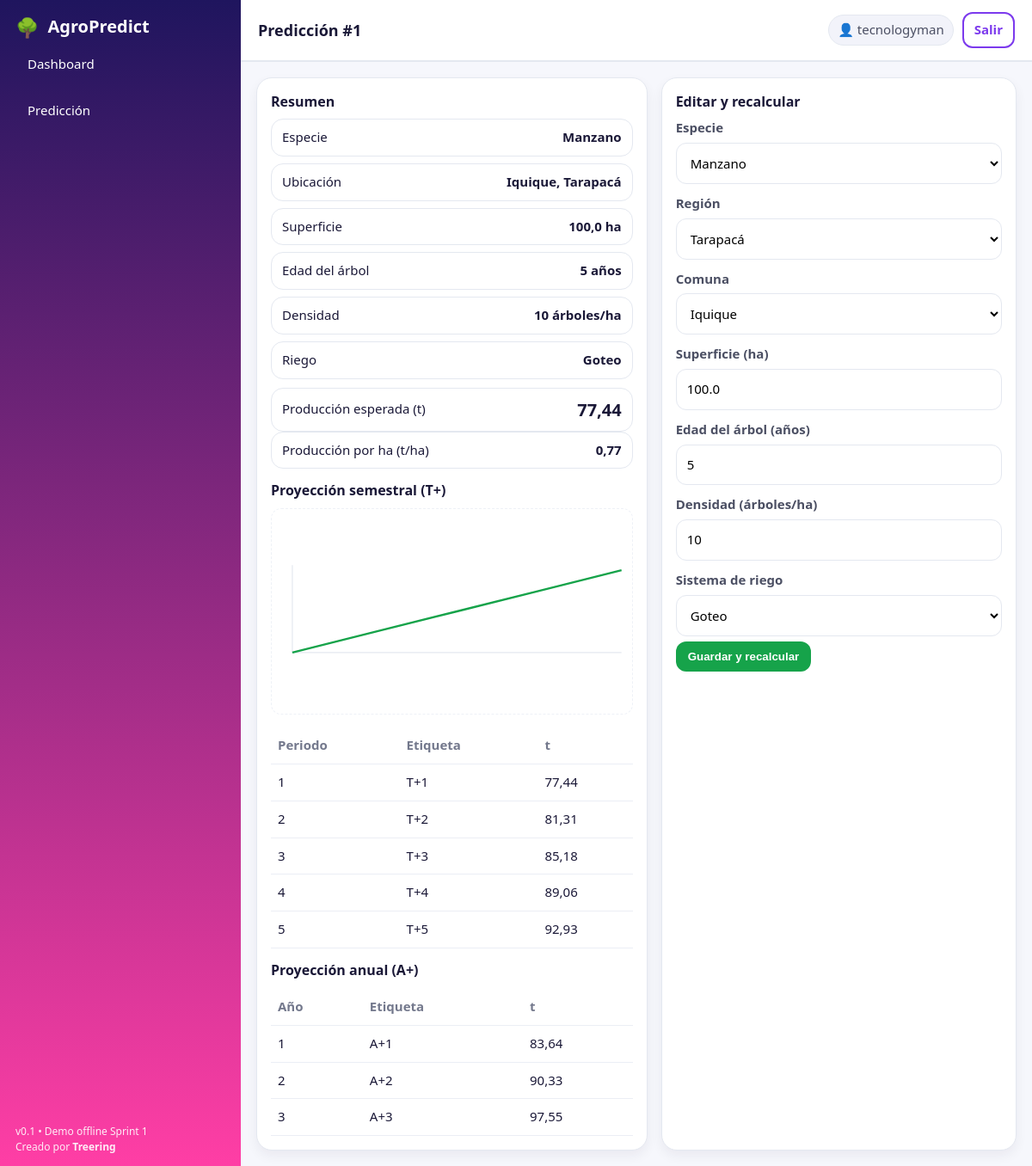
Page /prediccion/1/ (signed in) on the committed database.
### core/models.py (models this page shows, shortened)
class Prediccion(models.Model):
    usuario = models.ForeignKey(settings.AUTH_USER_MODEL, on_delete=models.CASCADE)
    especie = models.CharField(max_length=16, choices=ESPECIES, default="MANZANO")
    region = models.CharField(max_length=32, choices=REGIONES)
    comuna = models.CharField(max_length=64)  # dependiente de región
    superficie_ha = models.FloatField()
    edad_arbol_anios = models.PositiveIntegerField()
    densidad_arboles_ha = models.PositiveIntegerField()
    sistema_riego = models.CharField(max_length=12, choices=SISTEMA_RIEGO, default="GOTEO")
    temp_prom_anual_c = models.FloatField(null=True, blank=True)
    precip_anual_mm = models.FloatField(null=True, blank=True)
    radiacion_anual_wm2 = models.FloatField(null=True, blank=True)
    produccion_esperada_t = models.FloatField()
    proyeccion_json = models.TextField()  # lista de 5 (semestral)
    creado = models.DateTimeField(auto_now_add=True)

### core/views.py (the view)
# urls.py: path('prediccion/<int:pk>/', core_views.prediccion_resultado, name='prediccion_resultado'),
@login_required
def prediccion_resultado(request, pk):
    p = get_object_or_404(Prediccion, pk=pk, usuario=request.user)
    if request.method == "POST":
        form = PrediccionForm(request.POST, instance=p)
        if form.is_valid():
            p = form.save(commit=False)
            prod, proy_sem, proy_anual = _baseline(
                p.superficie_ha,
                p.especie,
                p.edad_arbol_anios,
                p.densidad_arboles_ha,
                p.sistema_riego,
                p.comuna,
            )
            p.produccion_esperada_t = prod
            p.proyeccion_json = json.dumps({"semestral": proy_sem, "anual": proy_anual})
            p.save()
            return redirect("prediccion_resultado", pk=p.pk)
    else:
        form = PrediccionForm(instance=p)
    proy = json.loads(p.proyeccion_json) if p.proyeccion_json else {"semestral": [], "anual": []}
    proy_sem = proy.get("semestral", [])
    proy_anual = proy.get("anual", [])
    seq = proy_sem
    max_v = max(seq) if seq else 1
    min_v = min(seq) if seq else 0
    span = (max_v - min_v) or 1
    width, height = 700, 200
    left, right, top, bottom = 40, 20, 20, 20
    usable_w = width - left - right
    usable_h = height - top - bottom
    points = []
    for i, val in enumerate(seq or [0]):
        x = left + (usable_w * i / (len(seq) - 1 if len(seq) > 1 else 1))
        y = top + usable_h * (1 - ((val - min_v) / span))
        points.append(f"{x:.0f},{y:.0f}")
    points_str = " ".join(points)
    try:
        sup = float(p.superficie_ha or 0)
    except (TypeError, ValueError):
        sup = 0.0
    prod_por_ha = round((p.produccion_esperada_t or 0) / sup, 2) if sup > 0 else 0
    ctx = {
        "p": p,
        "form_edit": form,
        "proy_sem": proy_sem,
        "proy_anual": proy_anual,
        "points": points_str,
        "min_v": min_v,
        "max_v": max_v,
        "prod_por_ha": prod_por_ha,
    }
    return render(request, "core/prediccion_resultado.html", ctx)

### templates/core/prediccion_resultado.html (shortened to what this page needs)
{% extends 'base.html' %}
{% block top_title %}Predicción #{{ p.id }}{% endblock %}
{% block content %}
<div class="grid-2" style="grid-template-columns: 1.1fr 1fr; gap:16px;">
  <section class="panel">
    <h3 class="h3">Resumen</h3>
    <div class="grid-list">
      <div class="row-card"><span>Especie</span><b>{{ p.get_especie_display }}</b></div>
      <div class="row-card"><span>Ubicación</span><b>{{ p.comuna }}, {{ p.region }}</b></div>
      <div class="row-card"><span>Superficie</span><b>{{ p.superficie_ha }} ha</b></div>
      <div class="row-card"><span>Edad del árbol</span><b>{{ p.edad_arbol_anios }} años</b></div>
      <div class="row-card"><span>Densidad</span><b>{{ p.densidad_arboles_ha }} árboles/ha</b></div>
      <div class="row-card"><span>Riego</span><b>{{ p.get_sistema_riego_display }}</b></div>
    </div>
    <div class="row-card" style="margin-top:10px;">
      <span>Producción esperada (t)</span>
      <b class="big">{{ p.produccion_esperada_t }}</b>
    </div>
    <div class="row-card">
      <span>Producción por ha (t/ha)</span>
      <b>{{ prod_por_ha }}</b>
    </div>
    <h3 class="h3" style="margin-top:14px;">Proyección semestral (T+)</h3>
    <svg class="chart" viewBox="0 0 700 200">
      <line x1="40" y1="10" x2="40" y2="180" stroke="#E4E8F0" stroke-width="2"/>
      <line x1="40" y1="180" x2="680" y2="180" stroke="#E4E8F0" stroke-width="2"/>
      <polyline fill="none" stroke="var(--green)" stroke-width="4" points="{{ points }}"/>
    </svg>
    <table class="table">
      <thead><tr><th>Periodo</th><th>Etiqueta</th><th>t</th></tr></thead>
      <tbody>
        {% for v in proy_sem %}
          <tr><td>{{ forloop.counter }}</td><td>T+{{ forloop.counter }}</td><td>{{ v }}</td></tr>
        {% endfor %}
      </tbody>
    </table>
    <h3 class="h3" style="margin-top:14px;">Proyección anual (A+)</h3>
    <table class="table">
      <thead><tr><th>Año</th><th>Etiqueta</th><th>t</th></tr></thead>
      <tbody>
        {% for v in proy_anual %}
          <tr><td>{{ forloop.counter }}</td><td>A+{{ forloop.counter }}</td><td>{{ v }}</td></tr>
        {% endfor %}
      </tbody>
    </table>
  </section>
  <section class="panel">
    <h3 class="h3">Editar y recalcular</h3>
    <form method="post" class="form">
      <div class="form-grid" style="grid-template-columns:1fr;">
        <div class="form-control"><label>Especie</label>{{ form_edit.especie }}</div>
        <div class="form-control"><label>Región</label>{{ form_edit.region }}</div>
        <div class="form-control"><label>Comuna</label>{{ form_edit.comuna }}</div>
        <div class="form-control"><label>Superficie (ha)</label>{{ form_edit.superficie_ha }}</div>
        <div class="form-control"><label>Edad del árbol (años)</label>{{ form_edit.edad_arbol_anios }}</div>
        <div class="form-control"><label>Densidad (árboles/ha)</label>{{ form_edit.densidad_arboles_ha }}</div>
        <div class="form-control"><label>Sistema de riego</label>{{ form_edit.sistema_riego }}</div>
      </div>
      <div class="actions">
        <button class="btn" type="submit">Guardar y recalcular</button>
      </div>
    </form>
  </section>
</div>
{% endblock %}

### templates/base.html (shortened to what this page needs)
{% load static %}
<!doctype html>
<html lang="es">
<head>
  <link rel="stylesheet" href="{% static 'css/styles.css' %}">
</head>
<body class="{% block body_class %}{% endblock %}">
<div class="app">
  <aside class="sidebar">
    <a class="brand" href="/">
      <span class="logo-emoji">🌳</span>
      <span class="brand-name">AgroPredict</span>
    </a>
    <nav class="nav">
      <a class="nav-item {% if request.path == '/' %}active{% endif %}" href="/">Dashboard</a>
      <a class="nav-item {% if request.path|slice:':12' == '/prediccion' %}active{% endif %}" href="/prediccion/">Predicción</a>
    </nav>
    <div class="sb-foot">v0.1 • Demo offline Sprint 1<br>Creado por <b>Treering</b></div>
  </aside>
  <header class="topbar">
    <div class="title">{% block top_title %}{{ top_title|default:"Dashboard ejecutivo" }}{% endblock %}</div>
    <div class="top-right">
      {% if user.is_authenticated %}
        <span class="chip">👤 {{ user.username }}</span>
        <a class="btn-outline" href="{% url 'logout' %}">Salir</a>
      {% else %}
        <a class="btn" href="{% url 'login' %}">Ingresar</a>
      {% endif %}
    </div>
  </header>
  <main class="main">
    {% block content %}{% endblock %}
  </main>
</div>
</body>
</html>

### static/css/styles.css (style rules this page uses)
:root { --bg:#F6F7FC; --ink:#1A1837; --muted:#73788C; --white:#fff; --divider:#E4E8F0; --accent:#7C3AED; --accent-2:#FF3EA5; --green:#16A34A; --radius:18px; --shadow:0 6px 14px rgba(26,24,55,.06); --font:15px/1.45 system-ui,-apple-system,Segoe UI,Roboto,Ubuntu,"Helvetica Neue",Arial; --auth-hero-h: 120px; }
* { box-sizing:border-box }
html,body { height:100% }
body { margin:0;background:var(--bg);color:var(--ink);font:var(--font) }
a { color:var(--accent);text-decoration:none }
.app { display:grid; grid-template-columns:280px 1fr; grid-template-rows:72px 1fr; min-height:100vh; }
.sidebar { grid-row:1 / span 2; background:linear-gradient(180deg,#1F155E, var(--accent-2)); color:#fff; padding:20px 18px; position:relative; overflow:hidden; }
.brand { display:flex;align-items:center;gap:10px; color:#fff;font-weight:800;font-size:20px;margin-bottom:10px; }
.logo-emoji { font-size:22px;line-height:1 }
.brand-name { line-height:1 }
.nav { margin-top:10px;display:flex;flex-direction:column;gap:8px }
.nav-item { padding:12px 14px;border-radius:12px;color:#fff }
.sb-foot { position:absolute;left:18px;right:18px;bottom:14px;font-size:12px;opacity:.9 }
.topbar { grid-column:2; background:#fff; border-bottom:2px solid var(--divider); display:flex;align-items:center;gap:12px; padding:0 20px; }
.title { font-weight:800;font-size:18px;margin-right:auto }
.top-right { margin-left:auto;display:flex;gap:10px;align-items:center }
.chip { background:#F2F3FA;border:1px solid var(--divider);border-radius:999px;padding:6px 10px;color:#4B4F63 }
.btn { background:var(--green);color:#fff;border:none;border-radius:12px;padding:10px 14px;font-weight:800;cursor:pointer }
.btn-outline { background:#fff;color:var(--accent);border:2px solid var(--accent);border-radius:12px;padding:8px 12px;font-weight:800;cursor:pointer }
.main { grid-column:2;padding:18px;display:grid;gap:16px }
.panel { background:#fff;border:1.5px solid var(--divider);border-radius:var(--radius);padding:16px;box-shadow:var(--shadow) }
.h3 { font-size:16px;margin:0 0 8px }
.grid-2 { display:grid;grid-template-columns:repeat(3,1fr);gap:12px }
.grid-list { display:grid;gap:8px }
.row-card { display:flex;justify-content:space-between;align-items:center;border:1px solid var(--divider);border-radius:14px;background:#fff;padding:10px 12px }
.form .form-grid { display:grid;grid-template-columns:1fr 1fr;gap:12px }
.form-control label { display:block;margin:0 0 6px;color:#4B4F63;font-weight:700 }
.input, input, select, textarea { border:1.5px solid var(--divider); border-radius:10px; padding:10px; background:#fff; font:var(--font); outline:none; transition:box-shadow .15s ease,border-color .15s ease; }
.actions { margin-top:10px;display:flex;gap:8px;align-items:center }
.table { width:100%;border-collapse:collapse;margin-top:10px }
.table th,.table td { padding:10px 8px;border-bottom:1px solid #EBEEF5;text-align:left }
.table th { color:var(--muted);font-weight:800 }
.chart { width:100%;height:240px;border:1px dashed #EEF1F7;border-radius:12px }
.big { font-size:20px;font-weight:900 }
.form-control input { width:100%; border:1.5px solid var(--divider); border-radius:12px; padding:12px 12px; background:#fff; outline:none; transition:box-shadow .15s ease,border-color .15s ease; }
.form-control label { display:block; margin:0 0 6px; color:#4B4F63; font-weight:700; }
.form-control select, .form-control input { width:100%; border:1.5px solid var(--divider); border-radius:12px; padding:12px 12px; background:#fff; outline:none; transition: box-shadow .15s ease, border-color .15s ease; }
.actions { margin-top: 6px; display:flex; gap:10px; align-items:center; }

### rows in the picture
Prediccion: id "1", especie "Manzano", comuna "Iquique", region "Tarapacá", superficie_ha "100,0", edad_arbol_anios "5", densidad_arboles_ha "10", sistema_riego "Goteo", produccion_esperada_t "77,44", superficie_ha "100.0"

### other values in the picture
{{ user.username }} "tecnologyman"
{{ prod_por_ha }} "0,77"
{{ v }} "77,44" "81,31" "85,18" "89,06" "92,93"
{{ v }} "83,64" "90,33" "97,55"
